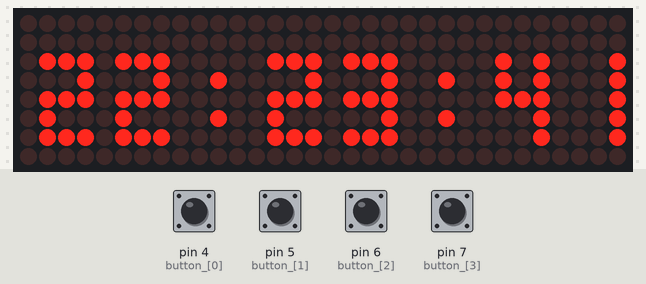
The sketch below on a simulated Arduino Uno, built with avr-gcc and run on an emulated ATmega328P. Shown: 32×8 LED matrix. Inputs (shaded band) come from the test bench; at power-on: pin 4 (button_[0]), pin 5 (button_[1]), pin 6 (button_[2]), pin 7 (button_[3]) HIGH.

Above: at 1.2 s.
1.3 s: pin 4 (button_[0]) pulled LOW for 0.15 s
At 1.83 s:
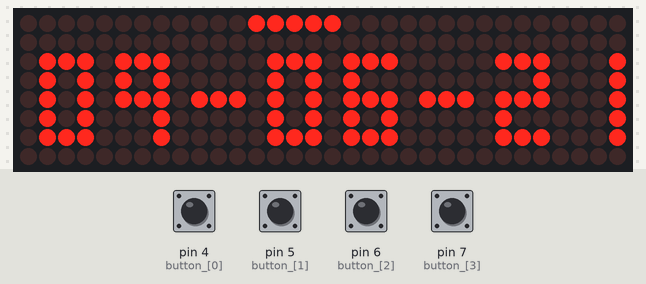
2.0 s: pin 5 (button_[1]) pulled LOW for 1 s
At 2.34 s:
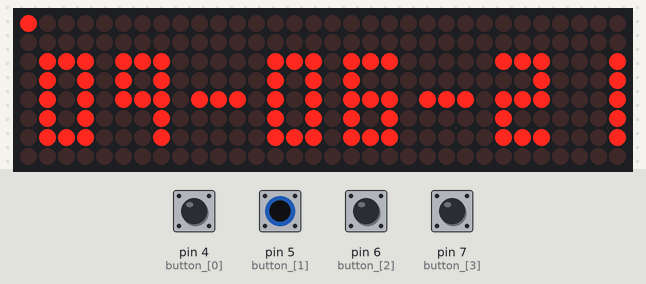
3.6 s: pin 6 (button_[2]) pulled LOW for 0.15 s
At 4.08 s:
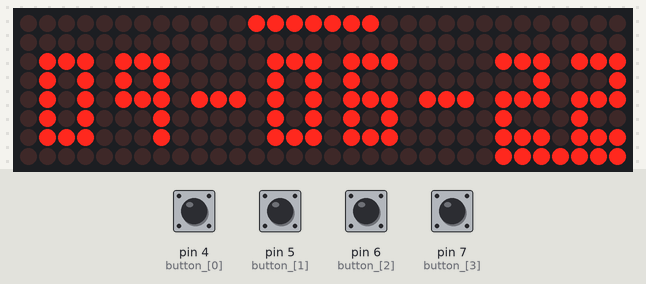
4.3 s: pin 7 (button_[3]) pulled LOW for 0.15 s
At 4.66 s:
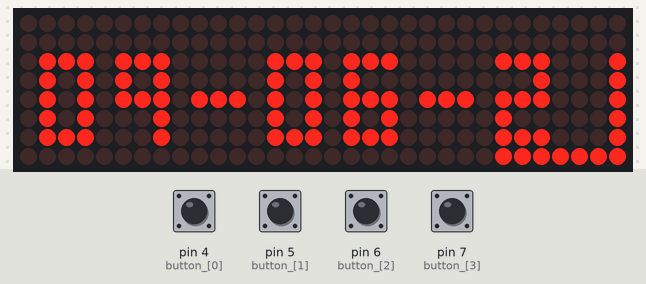
5.0 s: pin 5 (button_[1]) pulled LOW for 0.15 s
At 5.25 s:
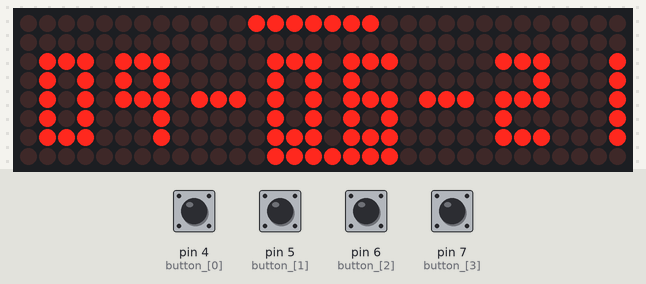
5.7 s: pin 4 (button_[0]) pulled LOW for 1 s
At 6.42 s:
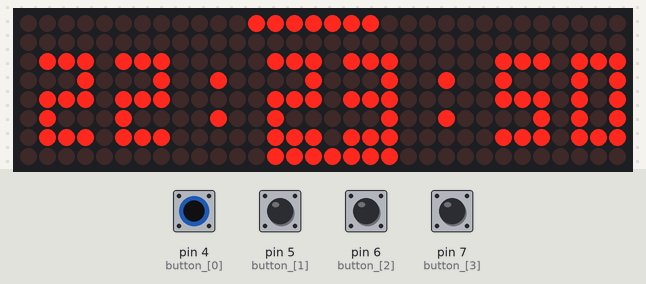

The sketch:

proto_2.ino
```cpp
#include <LedControl.h>


LedControl lc = LedControl(12,11,10,4);

bool dePointer [5][32] = {
  {
    0,0,0,0,0,0,0,0,0,0,0,0,0,0,0,0,0,0,0,0,0,0,0,0,0,1,1,1,1,1,1,1
  },
  {
    0,0,0,0,0,0,0,0,0,0,0,0,0,1,1,1,1,1,1,1,0,0,0,0,0,0,0,0,0,0,0,0
  },
  {
    0,1,1,1,1,1,1,1,0,0,0,0,0,0,0,0,0,0,0,0,0,0,0,0,0,0,0,0,0,0,0,0
  },
  {
    0,0,0,0,0,0,0,0,0,0,0,0,0,0,0,0,0,0,0,0,0,0,0,0,0,0,0,0,0,0,0,0
  },
};


bool deAngka [12][15] = {
    {
        1,1,1,
        1,0,1,
        1,0,1,
        1,0,1,
        1,1,1
    },
    {
        0,0,1,
        0,0,1,
        0,0,1,
        0,0,1,
        0,0,1
    },
    {
        1,1,1,
        0,0,1,
        1,1,1,
        1,0,0,
        1,1,1
    },
    {
        1,1,1,
        0,0,1,
        1,1,1,
        0,0,1,
        1,1,1
    },
    {
        1,0,1,
        1,0,1,
        1,1,1,
        0,0,1,
        0,0,1
    },
    {
        1,1,1,
        1,0,0,
        1,1,1,
        0,0,1,
        1,1,1
    },
    {
        1,1,1,
        1,0,0,
        1,1,1,
        1,0,1,
        1,1,1
    },
    {
        1,1,1,
        0,0,1,
        0,0,1,
        0,0,1,
        0,0,1
    },
    {
        1,1,1,
        1,0,1,
        1,1,1,
        1,0,1,
        1,1,1
    },
    {
        1,1,1,
        1,0,1,
        1,1,1,
        0,0,1,
        0,0,1
    },
    {
        0,0,0,
        0,1,0,
        0,0,0,
        0,1,0,
        0,0,0
    },
    {
        0,0,0,
        0,0,0,
        1,1,1,
        0,0,0,
        0,0,0
    }
};

// CHANGE MODE
uint8_t changeHoldMax = 10;
uint8_t changeHold = 10;
bool changeMode = false;
uint8_t pointerLoc = 0;


//jam
uint8_t sec = 40;
uint8_t minute = 23;
uint8_t hour = 22;

//date
uint8_t day = 9;
uint8_t month = 6;
uint8_t year = 21;


uint8_t flag = 1;
bool date = false;

uint8_t dig1; uint8_t dig2; uint8_t dig3; uint8_t dig4; uint8_t dig5; uint8_t dig6;

uint8_t jamdig[6];
uint8_t tgldig[6];


unsigned long delayTime = 1;

uint8_t secRate = 7;

uint8_t button_[4] = {4,5,6,7};
bool lastButtonState[4];
bool currentButtonState[4];

bool debugBool = 1;

int debugInt = 0;

uint8_t jam_x_pos[2] = {2,2};
uint8_t tgl_x_pos[2] = {32,32};

void setup(){
  for (int i = 0; i < 4; i++){
      lc.shutdown(i,false);
      lc.setIntensity(i,1);
      lc.clearDisplay(i);
  }

  for(int i = 0; i < sizeof(button_); i++){
    pinMode(button_[i],INPUT_PULLUP);

    currentButtonState[i] =digitalRead(button_[i]);
  }


}

void loop(){
  for(int i = 0; i < sizeof(lastButtonState); i++){
    lastButtonState[i] = currentButtonState[i];
    currentButtonState[i] = digitalRead(button_[i]);
  }

  if(lastButtonState[0] == HIGH && currentButtonState[0] == LOW){
    date = !date;
    ClearAllDisplay();
  }

  // if(lastButtonState[1] == HIGH && currentButtonState[1] == LOW){
  //   changeMode = !changeMode;
  // }

  if(digitalRead(button_[1]) == LOW){
    lc.setLed(3,0,0,true);
    if(changeHold > 0){
      changeHold--;
    }else{
      changeMode = !changeMode;
      changeHold = changeHoldMax;
    }
  }else{
    lc.setLed(3,0,0,false);
    changeHold = changeHoldMax;
  }


  if(changeMode){
    if(lastButtonState[1] == HIGH && currentButtonState[1] == LOW){
      pointerLoc++;
      if(pointerLoc >= 3){
        pointerLoc = 0;
      }
    }

    if(lastButtonState[2] == HIGH && currentButtonState[2] == LOW){
      switch(pointerLoc){
        case 0:
          if(date){
            year++;
          }else{
            sec++;
          }
          break;
        case 1:
          if(date){
            month++;
          }else{
            minute++;
          }
          break;
        case 2:
          if(date){
            day++;
          }else{
            hour++;
          }
          break;
      }
    }

    if(lastButtonState[3] == HIGH && currentButtonState[3] == LOW){
      switch(pointerLoc){
        case 0:
          if(date){
            year--;
          }else{
            sec--;
          }
          break;
        case 1:
          if(date){
            month--;
          }else{
            minute--;
          }
          break;
        case 2:
          if(date){
            day--;
          }else{
            hour--;
          }
          break;
      }
    }

    printPointerDyna(0,7,32,1,pointerLoc,dePointer);
  }else{
    printPointerDyna(0,7,32,1,3,dePointer);
  }

  TimeFlow();
  Time2DigConvert();


  if(date){
    DisplayDig(1,2,tgldig,11);
  }else{
    DisplayDig(1,2,jamdig,10);
  }

  if(secRate > 0){
    secRate--;
    lc.setLed(3-(secRate+12)/8,0,(secRate+12)%8,debugBool);
  }else{
    secRate = 7;
    sec = sec+1;


    debugBool = !debugBool;

  }


  delay(delayTime);

}

void ClearAllDisplay(){
  lc.clearDisplay(0);
  lc.clearDisplay(1);
  lc.clearDisplay(2);
  lc.clearDisplay(3);
}

void Time2DigConvert(){


  jamdig[0] = (hour/10)%10;
  jamdig[1] = hour%10;
  jamdig[2] = (minute/10)%10;
  jamdig[3] = minute%10;
  jamdig[4] = (sec/10)%10;
  jamdig[5] = sec%10;

  tgldig[0] = (day/10)%10;
  tgldig[1] = day%10;
  tgldig[2] = (month/10)%10;
  tgldig[3] = month%10;
  tgldig[4] = (year/10)%10;
  tgldig[5] = year%10;

}


void DisplayDig(uint8_t xl, uint8_t yl, uint8_t digMode[], uint8_t indenForm){
  printKeyDyna(xl,yl,3,5,digMode[0],deAngka);
  printKeyDyna(xl+4,yl,3,5,digMode[1],deAngka); //4

  printKeyDyna(xl+8,yl,3,5,indenForm,deAngka);

  printKeyDyna(xl+12,yl,3,5,digMode[2],deAngka); //10
  printKeyDyna(xl+16,yl,3,5,digMode[3],deAngka); //14

  printKeyDyna(xl+20,yl,3,5,indenForm,deAngka);

  printKeyDyna(xl+24,yl,3,5,digMode[4],deAngka); //20
  printKeyDyna(xl+28,yl,3,5,digMode[5],deAngka); //24
}


void TimeFlow(){

  if(sec>59){
    sec = 0; minute = minute +1;
  }
  if(minute>59){
    minute = 0; hour = hour+1;
  }
  if(hour>23){
    hour = 0; minute = 0; sec = 0;
    day++;
  }
  switch(month){
    case 1:
      if(day >31){
        day = 1;
        month++;
      }
      break;
    case 2:
      if(year%4 == 0){
        if(day > 29){
          day = 1;
          month++;
        }
      }else{
        if(day > 28){
          day = 1;
          month++;
        }
      }
      break;
    case 3:
      if(day > 31){
        day = 1;
        month++;
      }
      break;
    case 4:
      if(day > 30){
        day = 1;
        month++;
      }
      break;
    case 5:
      if(day > 31){
        day = 1;
        month++;
      }
      break;
    case 6:
      if(day > 30){
        day = 1;
        month++;
      }
      break;
    case 7:
      if(day > 31){
        day = 1;
        month++;
      }
      break;
    case 8:
      if(day > 31){
        day = 1;
        month++;
      }
      break;
    case 9:
      if(day > 30){
        day = 1;
        month++;
      }
      break;
    case 10:
      if(day > 31){
        day = 1;
        month++;
      }
      break;
    case 11:
      if(day > 30){
        day = 1;
        month++;
      }
      break;
    case 12:
      if(day > 31){
        day = 1;
        month++;
      }
      break;
  }

  if(month > 12){
    month = 1;
    year++;
  }
}

void printKeyOffset( int deviceIndex, int xoff, int yoff,int keyIndex, bool keyGroup[][15]){
    int con = 0;

    for(int j = 0; j < 5; j++){
        for(int i = 0; i < 3; i++){
            if(keyGroup[keyIndex][con] == 0){
                lc.setLed(deviceIndex,j+yoff,i+xoff, false);
            }else{
                lc.setLed(deviceIndex,j+yoff,i+xoff, true);
            }

            con++;
        }
    }

}

void printKeyDyna(int xoff, int yoff, uint8_t format_i,uint8_t format_j, int keyIndex, bool keyGroup[][15]){
  int con = 0;

  for(int j = 0; j < format_j; j++){
    for(int i = 0; i <  format_i; i++){

      lc.setLed(3-((i+xoff)/8),j+yoff,(i+xoff) % 8,keyGroup[keyIndex][con]);

      con++;
    }
  }
}

void printPointerDyna(int xoff, int yoff, uint8_t format_i,uint8_t format_j, int keyIndex, bool keyGroup[][32]){
  int con = 0;

  for(int j = 0; j < format_j; j++){
    for(int i = 0; i <  format_i; i++){

      lc.setLed(3-((i+xoff)/8),j+yoff,(i+xoff) % 8,keyGroup[keyIndex][con]);

      con++;
    }
  }
}
```

Measured:
- after the input at 1.3 s, the display: first changes after 0.10 s (image 1 shows a later state)
- after the input at 2.0 s, the display: first changes after 0.06 s (image 2 shows a later state)
- after the input at 3.6 s, the display: first differs from a run without the input after 0.13 s (image 3 shows a later state)
- after the input at 4.3 s, the display: first differs from a run without the input after 0.08 s (image 4 shows a later state)
- after the input at 5.0 s, the display: first changes after 0.05 s (image 5 shows a later state)
- after the input at 5.7 s, the display: first changes after 0.14 s (image 6 shows a later state)
